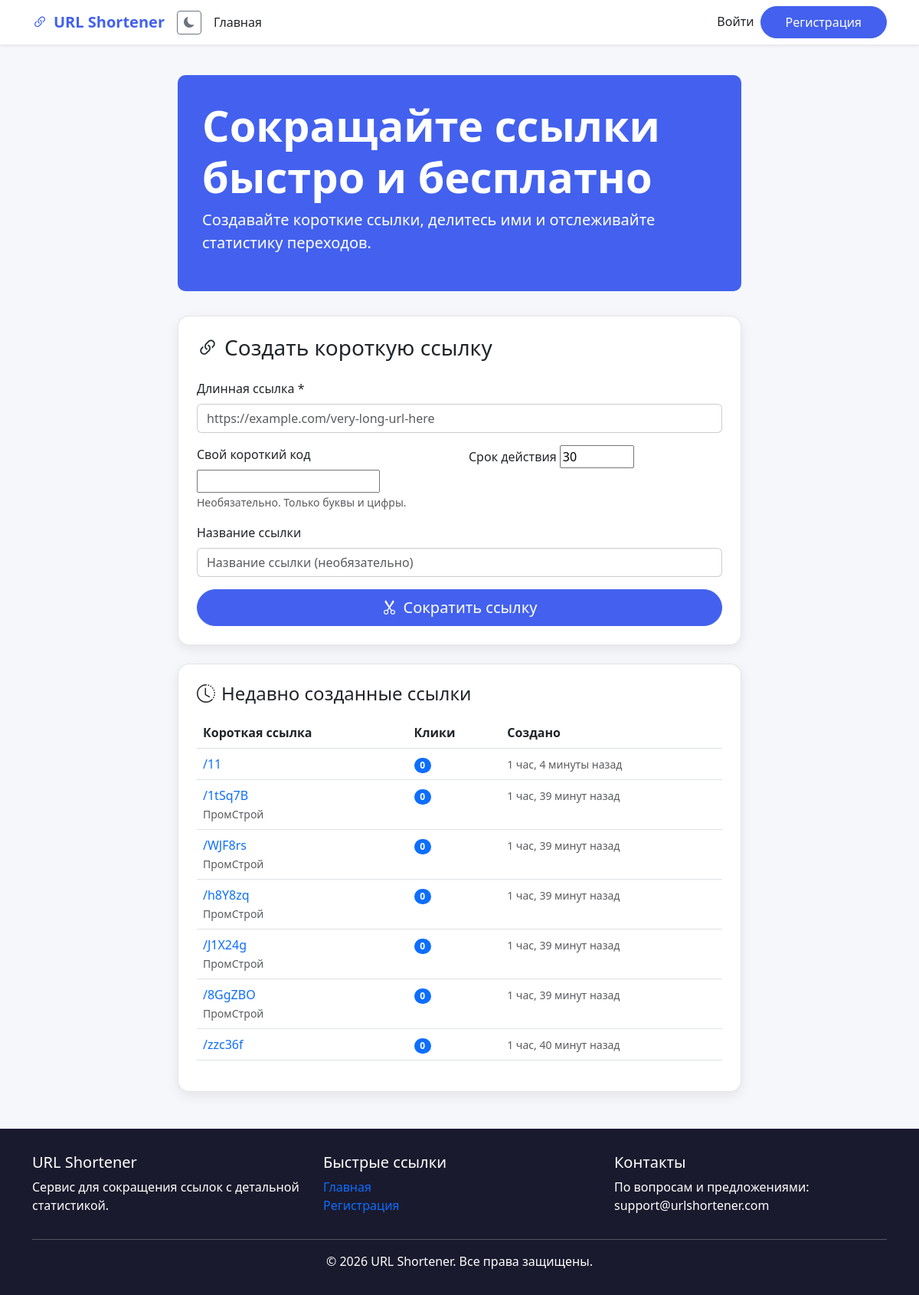
The page / on the database its author committed.
### shortener/models.py (models this page shows, shortened)
class ShortenedURL(models.Model):
    original_url = models.URLField(max_length=2000, verbose_name="Оригинальный URL")
    short_code = models.CharField(max_length=20, unique=True, verbose_name="Короткий код")
    title = models.CharField(max_length=200, blank=True, verbose_name="Название ссылки")
    description = models.TextField(blank=True, verbose_name="Описание")
    created_at = models.DateTimeField(auto_now_add=True, verbose_name="Создано")
    updated_at = models.DateTimeField(auto_now=True, verbose_name="Обновлено")
    expires_at = models.DateTimeField(null=True, blank=True, verbose_name="Истекает")
    click_count = models.PositiveIntegerField(default=0, verbose_name="Кликов")
    last_clicked = models.DateTimeField(null=True, blank=True, verbose_name="Последний клик")
    user = models.ForeignKey(User, on_delete=models.CASCADE, null=True, blank=True,
                            verbose_name="Пользователь", related_name='shortened_urls')
    is_active = models.BooleanField(default=True, verbose_name="Активна")
    password = models.CharField(max_length=100, blank=True, verbose_name="Пароль (опционально)")
    is_private = models.BooleanField(default=False, verbose_name="Приватная ссылка")
    tags = models.CharField(max_length=200, blank=True, verbose_name="Теги (через запятую)")
    qr_code = models.ImageField(upload_to='qr_codes/', null=True, blank=True, verbose_name="QR код")
    class Meta:
        verbose_name = "Сокращенная ссылка"
        verbose_name_plural = "Сокращенные ссылки"
        ordering = ['-created_at']
        indexes = [
            models.Index(fields=['short_code']),
            models.Index(fields=['user', 'created_at']),
            models.Index(fields=['is_active', 'expires_at']),
        ]
    def get_short_url(self, request=None):
        if request:
            return request.build_absolute_uri(f'/{self.short_code}')
        return f'/{self.short_code}'

### shortener/views.py (the view)
# urls.py: path('', views.home, name='home'),
def home(request):
    context = {
        'theme': get_user_theme(request)
    }
    if request.method == 'POST':
        if request.user.is_authenticated and hasattr(request.user, 'profile') and request.user.profile.show_advanced_options:
            form = AdvancedURLShortenForm(request.POST)
        else:
            form = URLShortenForm(request.POST)
        if form.is_valid():
            shortened_url = form.save(user=request.user if request.user.is_authenticated else None)
            if QRCODE_AVAILABLE:
                try:
                    qr = qrcode.make(shortened_url.get_short_url(request))
                    buffer = BytesIO()
                    qr.save(buffer, format='PNG')
                    shortened_url.qr_code.save(
                        f'qr_{shortened_url.short_code}.png',
                        ContentFile(buffer.getvalue()),
                        save=True
                    )
                except Exception as e:
                    print(f"Ошибка генерации QR кода: {e}")
            context['shortened_url'] = shortened_url
            context['full_short_url'] = shortened_url.get_short_url(request)
            messages.success(request, 'Ссылка успешно создана!')
    else:
        if request.user.is_authenticated and hasattr(request.user, 'profile') and request.user.profile.show_advanced_options:
            form = AdvancedURLShortenForm()
        else:
            form = URLShortenForm()
    public_urls = ShortenedURL.objects.filter(
        is_private=False,
        is_active=True,
        expires_at__gt=timezone.now()
    ).order_by('-created_at')[:10]
    context['form'] = form
    context['public_urls'] = public_urls
    return render(request, 'shortener/home.html', context)

### shortener/views.py (called while the page is built, shortened)
def get_user_theme(request):
    return 'light'

### shortener/templates/shortener/home.html (shortened to what this page needs)
{% extends 'base.html' %}
{% block content %}
<div class="row">
    <div class="col-lg-8 mx-auto">
        <div class="hero-section">
            <h1 class="display-4 fw-bold">Сокращайте ссылки быстро и бесплатно</h1>
            <p class="lead">Создавайте короткие ссылки, делитесь ими и отслеживайте статистику переходов.</p>
        </div>
        <div class="card p-4 mb-4">
            <h3 class="mb-4">
                <i class="bi bi-link-45deg me-2"></i>Создать короткую ссылку
            </h3>
            <form method="post" id="shortenForm">
                <div class="mb-3">
                    <label for="{{ form.original_url.id_for_label }}" class="form-label">Длинная ссылка *</label>
                    {{ form.original_url }}
                </div>
                <div class="row">
                    <div class="col-md-6 mb-3">
                        <label for="{{ form.custom_code.id_for_label }}" class="form-label">Свой короткий код</label>
                        {{ form.custom_code }}
                        <small class="form-text text-muted">Необязательно. Только буквы и цифры.</small>
                    </div>
                    <div class="col-md-6 mb-3">
                        <label for="{{ form.expiry_days.id_for_label }}" class="form-label">Срок действия</label>
                        {{ form.expiry_days }}
                    </div>
                </div>
                {% if form.title %}
                <div class="mb-3">
                    <label for="{{ form.title.id_for_label }}" class="form-label">Название ссылки</label>
                    {{ form.title }}
                </div>
                {% endif %}
                <div class="d-grid gap-2">
                    <button type="submit" class="btn btn-primary btn-lg">
                        <i class="bi bi-scissors me-2"></i>Сократить ссылку
                    </button>
                </div>
            </form>
        </div>
        {% if public_urls %}
        <div class="card p-4">
            <h4 class="mb-3">
                <i class="bi bi-clock-history me-2"></i>Недавно созданные ссылки
            </h4>
            <div class="table-responsive">
                <table class="table table-hover">
                    <thead>
                        <tr>
                            <th>Короткая ссылка</th>
                            <th>Клики</th>
                            <th>Создано</th>
                        </tr>
                    </thead>
                    <tbody>
                        {% for url in public_urls %}
                        <tr>
                            <td>
                                <a href="{{ url.get_short_url }}" target="_blank" class="text-decoration-none">
                                    /{{ url.short_code }}
                                </a>
                                {% if url.title %}
                                <br><small class="text-muted">{{ url.title|truncatechars:30 }}</small>
                                {% endif %}
                            </td>
                            <td>
                                <span class="badge bg-primary rounded-pill">{{ url.click_count }}</span>
                            </td>
                            <td>
                                <small class="text-muted">{{ url.created_at|timesince }} назад</small>
                            </td>
                        </tr>
                        {% endfor %}
                    </tbody>
                </table>
            </div>
        </div>
        {% endif %}
    </div>
</div>
{% endblock %}

### shortener/templates/base.html (shortened to what this page needs)
<!DOCTYPE html>
<html lang="ru" data-bs-theme="light">
<head>
    <link href="https://cdn.jsdelivr.net/npm/bootstrap@5.3.0/dist/css/bootstrap.min.css" rel="stylesheet">
    <link rel="stylesheet" href="https://cdn.jsdelivr.net/npm/bootstrap-icons@1.10.0/font/bootstrap-icons.css">
</head>
<body>
    <nav class="navbar navbar-expand-lg navbar-light shadow-sm">
        <div class="container">
            <a class="navbar-brand" href="{% url 'home' %}">
                <i class="bi bi-link-45deg me-2"></i>URL Shortener
            </a>
            <button class="btn btn-sm btn-outline-secondary me-2" id="themeToggle">
                <i class="bi bi-moon-fill"></i>
            </button>
            <div class="collapse navbar-collapse" id="navbarNav">
                <ul class="navbar-nav me-auto">
                    <li class="nav-item">
                        <a class="nav-link" href="{% url 'home' %}">Главная</a>
                    </li>
                </ul>
                <ul class="navbar-nav">
                    {% if user.is_authenticated %}
                    <li class="nav-item dropdown">
                        <a class="nav-link dropdown-toggle" href="#" role="button" data-bs-toggle="dropdown">
                            <i class="bi bi-person-circle me-1"></i> {{ user.username }}
                        </a>
                        <ul class="dropdown-menu">
                            <li><a class="dropdown-item" href="{% url 'dashboard' %}">Мои ссылки</a></li>
                            <li><a class="dropdown-item" href="{% url 'user_profile' %}">Настройки</a></li>
                            <li><hr class="dropdown-divider"></li>
                            <li>
                                <form method="post" action="{% url 'logout' %}" class="d-inline">
                                    {% csrf_token %}
                                    <button type="submit" class="dropdown-item">Выйти</button>
                                </form>
                            </li>
                        </ul>
                    </li>
                    {% else %}
                    <li class="nav-item">
                        <a class="nav-link" href="{% url 'login' %}">Войти</a>
                    </li>
                    <li class="nav-item">
                        <a class="btn btn-primary" href="{% url 'register' %}">Регистрация</a>
                    </li>
                    {% endif %}
                </ul>
            </div>
        </div>
    </nav>
    <main class="container my-4 flex-grow-1">
        {% block content %}{% endblock %}
    </main>
    <footer>
        <div class="container">
            <div class="row">
                <div class="col-md-4">
                    <h5>URL Shortener</h5>
                    <p>Сервис для сокращения ссылок с детальной статистикой.</p>
                </div>
                <div class="col-md-4">
                    <h5>Быстрые ссылки</h5>
                    <ul class="list-unstyled">
                        <li><a href="{% url 'home' %}" class="text-decoration-none footer-link">Главная</a></li>
                        {% if user.is_authenticated %}
                        <li><a href="{% url 'dashboard' %}" class="text-decoration-none footer-link">Панель управления</a></li>
                        {% else %}
                        <li><a href="{% url 'register' %}" class="text-decoration-none footer-link">Регистрация</a></li>
                        {% endif %}
                    </ul>
                </div>
                <div class="col-md-4">
                    <h5>Контакты</h5>
                    <p>По вопросам и предложениями: support@urlshortener.com</p>
                </div>
            </div>
            <hr>
            <div class="text-center">
                <p class="mb-0">&copy; {% now "Y" %} URL Shortener. Все права защищены.</p>
            </div>
        </div>
    </footer>
</body>
</html>

### shortener/templates/base.html (style rules this page uses)
:root { --primary-color: #4361ee; --secondary-color: #3f37c9; --success-color: #4cc9f0; --dark-color: #1a1a2e; --light-color: #f8f9fa; }
[data-bs-theme="light"] { --bg-color: #f5f7fb; --text-color: #212529; --card-bg: #ffffff; --hero-bg: var(--primary-color); --hero-text: #ffffff; --footer-bg: var(--dark-color); --footer-text: #ffffff; --navbar-bg: #ffffff; }
body { font-family: 'Segoe UI', Tahoma, Geneva, Verdana, sans-serif; background-color: var(--bg-color); color: var(--text-color); min-height: 100vh; display: flex; flex-direction: column; }
.navbar { background-color: var(--navbar-bg) !important; box-shadow: 0 2px 4px rgba(0,0,0,0.1); }
.navbar-brand { font-weight: 700; color: var(--primary-color) !important; }
.navbar-nav .nav-link { color: var(--text-color) !important; }
.hero-section { background-color: var(--hero-bg) !important; color: var(--hero-text) !important; padding: 2rem !important; border-radius: 10px; margin-bottom: 2rem; }
.card { background-color: var(--card-bg); color: var(--text-color); border-radius: 15px; border: 1px solid rgba(0,0,0,0.1); box-shadow: 0 5px 15px rgba(0,0,0,0.08); transition: transform 0.3s ease; margin-bottom: 1.5rem; }
.btn-primary { background-color: var(--primary-color); border-color: var(--primary-color); padding: 0.5rem 2rem; border-radius: 50px; }
footer { margin-top: auto; padding: 2rem 0; background-color: var(--footer-bg) !important; color: var(--footer-text) !important; }
.form-control, .form-select { background-color: var(--card-bg); color: var(--text-color); border-color: rgba(0,0,0,0.2); }
.table { color: var(--text-color); }
.badge { color: #fff; }

### rows shown on the page
ShortenedURL: short_code "11", click_count "0", created_at "1 час, 4 минуты"
ShortenedURL: short_code "1tSq7B", title "ПромСтрой", click_count "0", created_at "1 час, 39 минут"
ShortenedURL: short_code "WJF8rs", title "ПромСтрой", click_count "0", created_at "1 час, 39 минут"
ShortenedURL: short_code "h8Y8zq", title "ПромСтрой", click_count "0", created_at "1 час, 39 минут"
ShortenedURL: short_code "J1X24g", title "ПромСтрой", click_count "0", created_at "1 час, 39 минут"
ShortenedURL: short_code "8GgZBO", title "ПромСтрой", click_count "0", created_at "1 час, 39 минут"
ShortenedURL: short_code "zzc36f", click_count "0", created_at "1 час, 40 минут"
